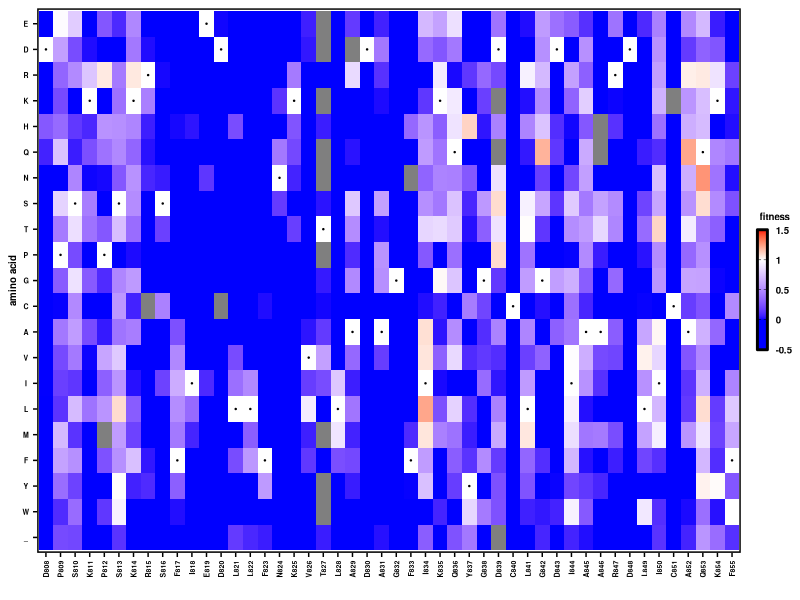

Recreate this plot in R.
#R code
library(ggplot2)
library(scales)
library(RColorBrewer)
library(readr)
library(tidyr)
library(reshape)
library(stringr)
library(dplyr)
library(gridExtra)
library(stringr)
require(cowplot)

plot_score_heatmap <- function(fitness_table, WTresibox, start_resi, end_resi, legend_title){
  textsize <- 5
  fitness_table <- fitness_table %>%
    filter(Pos >= start_resi & Pos <= end_resi)
  WTresibox     <- WTresibox %>%
    filter(Pos >= start_resi & Pos <= end_resi) %>%
    mutate(x=x-min(x)+1)
  p <-  ggplot() +
    geom_tile(data=fitness_table,aes(x=resi,y=aa,fill=parameter)) +
    scale_fill_gradientn(colours=c("blue","blue","white","red"),
                         limits=c(-0.5,1.5),
                         values=rescale(c(-0.5,0,1,1.5)),
                         breaks=c(-0.5,0.5,0,1,1.5),
                         labels=c('-0.5','0.5','0','1','1.5'),
                         guide="colorbar",
                         na.value="grey50") +
    theme_cowplot(12) +
    theme(plot.background = element_rect(fill = "white"),
          axis.text=element_text(size=textsize,face="bold",colour = 'black'),
          axis.text.x=element_text(angle=90,hjust=1,vjust=0.5,colour = 'black'),
          axis.text.y=element_text(hjust=0.5,vjust=0.5,colour = 'black'),
          axis.title=element_text(size=7,face="bold"),
          axis.line = element_line(colour = 'black', size = 0),
          panel.border = element_rect(colour = "black", fill=NA, size=1)) +
    guides(fill = guide_colorbar(title.theme=element_text(size=7,face="bold",colour='black',hjust=0.5),
                                 label.theme=element_text(size=7,face="bold",colour='black'),
                                 frame.colour="black",
                                 frame.linewidth = 1,
                                 ticks = TRUE,
                                 ticks.colour = "black",
                                 barwidth = 0.5, barheight = 6, title=legend_title)) +
    geom_point(data=WTresibox, aes(x=x, y=y), color='black', size=0.2) +
    xlab("") +
    ylab("amino acid")
}

aa_level <- rev(c('E','D','R','K','H','Q','N','S','T','P','G','C','A','V','I','L','M','F','Y','W','_'))

start_pos <- 808
end_pos   <- 855

df <- read_tsv('result/FP_DMS_fit.tsv') %>%
  filter(!grepl('silent',mut_class)) %>%
  filter(!grepl('WT',mut_class)) %>%
  mutate(resi=str_sub(mut,1,-2))
residues <- unique(df$resi)

df <- df %>%
  filter(!grepl('silent',mut_class)) %>%
  filter(!grepl('WT',mut_class)) %>%
  filter(avg_ipt_freq>= 0.0001) %>%
  mutate(resi=str_sub(mut,1,-2)) %>%
  mutate(aa=str_sub(mut,-1,-1)) %>%
  filter(aa %in% aa_level) %>%
  mutate(aa=factor(aa,levels=aa_level)) %>%
  mutate(resi=factor(resi,levels=unique(residues))) %>%
  complete(resi, aa) %>%
  mutate(Pos=str_sub(resi,2,-1)) %>%
  mutate(Pos=as.numeric(as.character(Pos))) %>%
  arrange(Pos) %>%
  mutate(parameter=fit) %>% #adjust to select the parameter of interest
  mutate(parameter=case_when(str_sub(resi,1,1)==aa ~ 1, TRUE ~ parameter)) %>% #Set WT parameter (usually 0 or 1)
  mutate(Mutation=paste(resi,aa,sep='')) %>%
  select(Mutation, avg_ipt_freq, resi, Pos, aa, parameter) #Variable name for input freq may need to chance

WTresibox  <- df %>%
  select(resi,Pos) %>%
  unique() %>%
  mutate(WT_resi=str_sub(resi,1,1)) %>%
  mutate(x=seq(1,end_pos-start_pos+1)) %>%
  mutate(y=match(WT_resi,aa_level)) %>%
  select(resi,WT_resi,Pos,x, y)

print (range(df$parameter,na.rm=T))

legend_title <- "fitness"
p1 <- plot_score_heatmap(df, WTresibox, 808, 855, legend_title)
p <- grid.arrange(p1, nrow=1)
ggsave('graph/FP_fit_heatmap.png',p,width=4, height=2, dpi=300)
